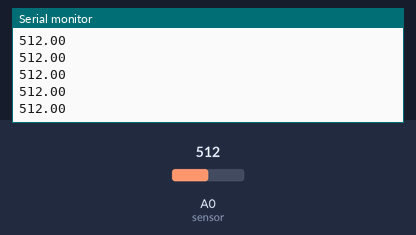
The sketch below on a simulated Arduino Uno, built with avr-gcc and run on an emulated ATmega328P. On the bench: the last lines printed to the serial monitor. Inputs (shaded band) come from the test bench; at power-on: A0 (sensor) = 512.

Above: at 1.2 s.
1.3 s: A0 (sensor) set to 716
At 1.31 s:
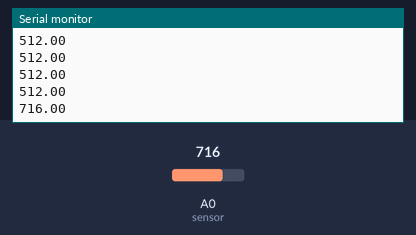
2.8 s: A0 (sensor) set to 900
At 2.82 s:
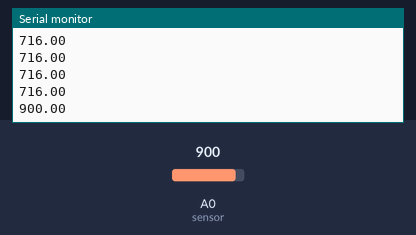
Timing chart, 0 to 5.8 s (numbered marks = the images above; inputs shaded):
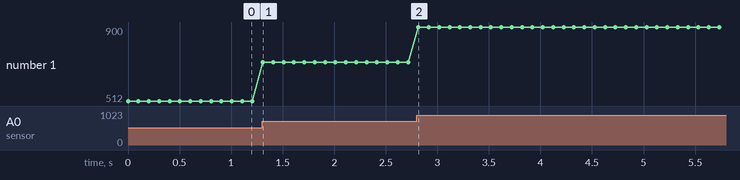

Measured:
- after the input at 1.3 s, the serial monitor: prints a new line at once (image 1)
- after the input at 2.8 s, the serial monitor: prints a new line at once (image 2)
- plotted number 1: 512 → 716 after the input at 1.3 s, 716 → 900 after the input at 2.8 s

The sketch:

gas_sensor.ino
```cpp
float sensor=A0;
float gas_value;

void setup()
{
  pinMode(sensor,INPUT);
  Serial.begin(9600);
}

void loop()
{
  gas_value=analogRead(sensor);
  Serial.println(gas_value);
  delay(100);
}
```
